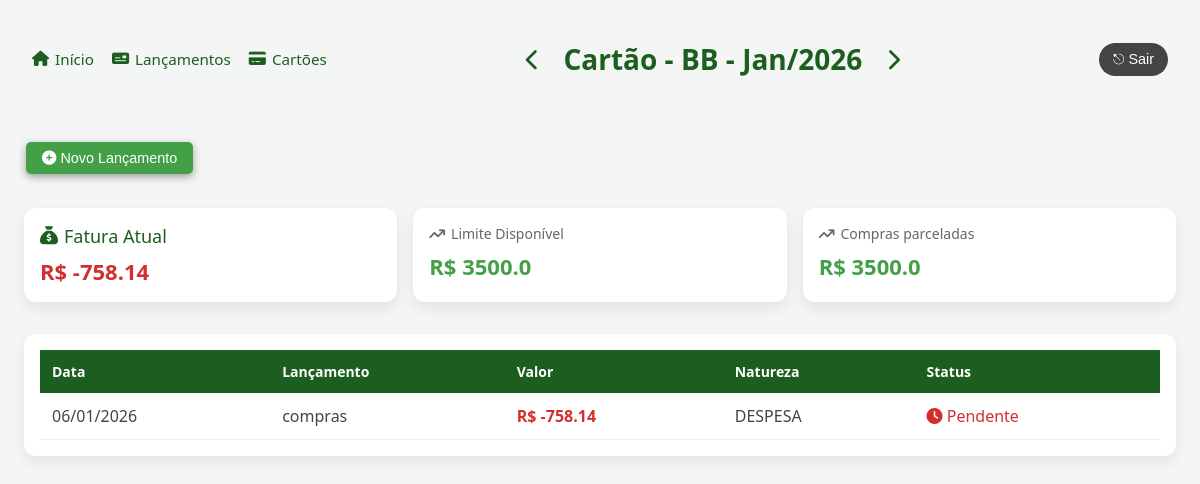
Before: /cartoes/2/ with the older database file.
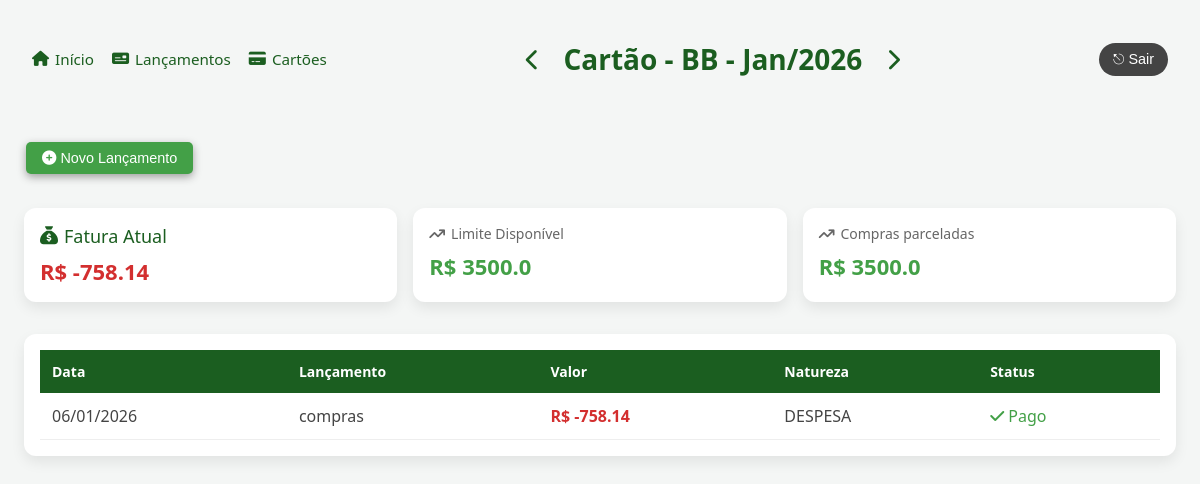
After: the same page with the newer database file.
### contas/models/lancamento.py (models this page shows, shortened)
class Lancamento(models.Model):
    descricao = models.CharField(max_length=70)
    data = models.DateField()
    valor = models.FloatField()
    pago = models.BooleanField(default=False)
    fatura = models.ForeignKey(
        'contas.Fatura',
        on_delete=models.CASCADE, null=True,
        blank=True
        )
    dt_criacao = models.DateTimeField(auto_now=True)
    dt_update = models.DateTimeField(auto_now=True)
    class Natureza(models.TextChoices):
        DESPESA = 'DESPESA', 'Despesa'
        RECEITA = 'RECEITA', 'Receita'
    natureza = models.CharField(
        max_length=10,
        choices=Natureza.choices,
        default=Natureza.DESPESA
    )
    class Meta:
        ordering = ['data']

### contas/views/cartoes.py (the view)
# urls.py: path('cartoes/<int:pk>/', cartoes.show, name='cartao_show_path'),
def show(request, pk):
    hoje = date.today()
    mes = request.GET.get('mes')
    ano = request.GET.get('ano')
    cartao = Cartao.objects.get(pk =pk)
    competencia = competencia_service.obter_ou_criar_competencia(
            mes=int(mes) if mes else hoje.month,
            ano=int(ano) if ano else hoje.year
        )
    fatura = fatura_service.obter_ou_criar_fatura(
        cartao=cartao,
        competencia=competencia
    )
    lancamentos = Lancamento.objects.filter(
        fatura = fatura
    )
    total_fatura = fatura_service.total_fatura(fatura)
    return render(request, 'contas/cartao.html', {
        'cartao': cartao,
        'fatura': fatura,
        'lancamentos': lancamentos,
        'total_fatura': total_fatura,
        'form_action': "cartao_lancamento_create_path",
        'anterior': competencia_service.anterior(mes, ano),
        'proximo': competencia_service.proximo(mes, ano),
        'path': reverse('cartao_show_path', args=[cartao.id]),
        'pk': cartao.id,
        'titulo': f"Cartão - { cartao.descricao } - { competencia.mes_nome() }/{ competencia.ano }",
        'titulo_tem_setas': True
    })

### contas/models/competencia.py (called while the page is built)
    def mes_nome(self):
        MESES = [
            '', 'Jan', 'Fev', 'Mar', 'Abr', 'Mai', 'Jun',
            'Jul', 'Ago', 'Set', 'Out', 'Nov', 'Dez'
        ]
        return MESES[self.mes]

### contas/services/competencia_service.py (called while the page is built)
def obter_ou_criar_competencia(mes=None, ano=None):
    hoje = date.today()
    mes = mes or hoje.month
    ano = ano or hoje.year
    competencia, _ = Competencia.objects.get_or_create(
        mes=mes,
        ano=ano
    )
    return competencia

def anterior(mes, ano):
    atual = obter_ou_criar_competencia(mes, ano)
    if atual.mes == 1:
        novo_mes = 12
        novo_ano = atual.ano - 1
    else:
        novo_mes = atual.mes - 1
        novo_ano = atual.ano
    return {
        "mes": novo_mes,
        "ano": novo_ano
    }

def proximo(mes, ano):
    atual = obter_ou_criar_competencia(mes, ano)
    if atual.mes == 12:
        novo_mes = 1
        novo_ano = atual.ano + 1
    else:
        novo_mes =  atual.mes + 1
        novo_ano = atual.ano
    return {
        "mes": novo_mes,
        "ano": novo_ano
    }

def soma_lancamentos(lancamentos):
    soma = 0
    for l in lancamentos:
        soma += l.valor
    return soma

### contas/templates/contas/cartao.html (shortened to what this page needs)
{% load static %}
<!DOCTYPE html>
<html lang="pt-br">
<head>
    <link rel="stylesheet"
          href="https://cdnjs.cloudflare.com/ajax/libs/font-awesome/6.5.1/css/all.min.css"/>
    <link rel="stylesheet" href="{% static 'contas/app.css' %}">
</head>
<body>
<div class="header">
    {% include "contas/shared/_menu.html" %}
    {% include "contas/shared/_competencia.html" %}
    <div class="login">
        <button class="logout-btn">
            ⎋ Sair
        </button>
    </div>
</div>
 <div class="acoes">
    <button class="add-lancamento-btn" onclick="openModal()">
        <i class="fa-solid fa-circle-plus"></i> Novo Lançamento
    </button>
</div>
<div class="cards">
    <div class="card saldo">
        <h3><i class="fa-solid fa-sack-dollar"></i> Fatura Atual</h3>
        <p class="despesa">R$ {{ total_fatura }}</p>
    </div>
    <div class="card">
        <h3><i class="fa-solid fa-arrow-trend-up"></i> Limite Disponível</h3>
        <p class="receita">R$ {{ cartao.limite }}</p>
    </div>
    <div class="card">
        <h3><i class="fa-solid fa-arrow-trend-up"></i> Compras parceladas</h3>
        <p class="receita">R$ {{ cartao.limite }}</p>
    </div>
</div>
<div class="table-container">
    <table>
        <thead>
            <tr>
                <th>Data</th>
                <th>Lançamento</th>
                <th>Valor</th>
                <th>Natureza</th>
                <th>Status</th>
            </tr>
        </thead>
        <tbody>
        {% for l in lancamentos %}
            <tr>
                <td>{{ l.data|date:"d/m/Y" }}</td>
                <td>{{ l.descricao }}</td>
                <td class="valor"> {% if l.natureza == "DESPESA" %}
                                        <span class="despesa">R$ -{{ l.valor }}</span>
                                    {% else %}
                                        <span class="receita"></span>R$ {{ l.valor }}</span>
                                    {% endif %}</td>
                <td>{{ l.natureza }}</td>
                <td>
                    {% if l.pago %}
                        <span class="pago">
                            <i class="fa-solid fa-check"></i> Pago
                        </span>
                    {% else %}
                        <span class="nao-pago">
                            <i class="fa-solid fa-clock"></i> Pendente
                        </span>
                    {% endif %}
                </td>
            </tr>
        {% endfor %}
        </tbody>
    </table>
</div>
</body>
</html>

Changed rows visible on the page:
changed Lancamento "compras": pago "Pendente" → "Pago"
